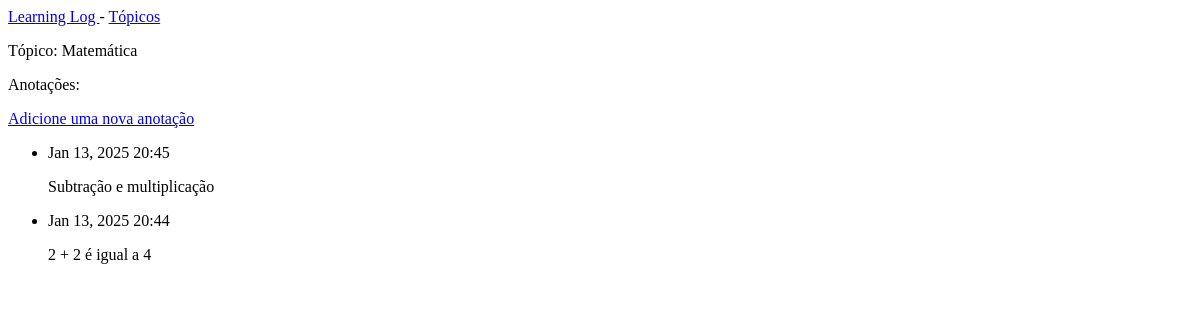
Before: /topics/2/ with the older database file.
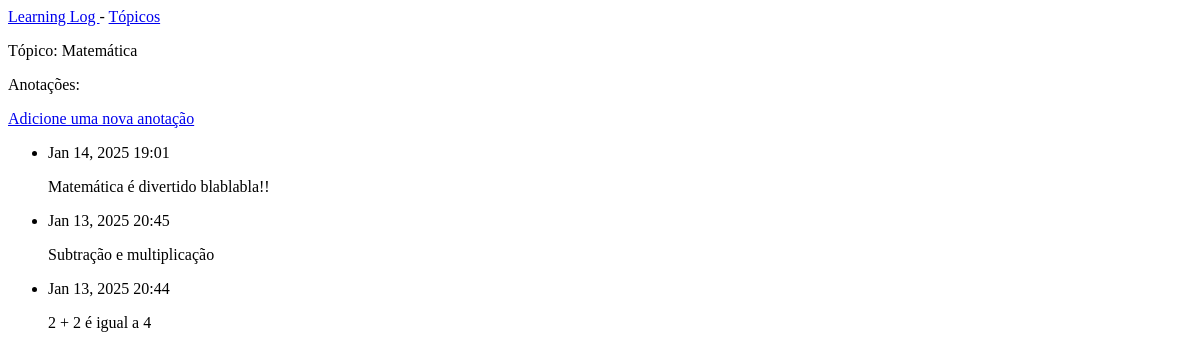
After: the same page with the newer database file.
### learning_logs/models.py (models this page shows, shortened)
class Topic(models.Model):
    text = models.CharField(max_length=200)
    date_added = models.DateTimeField(auto_now_add=True)
    def __str__(self):
        return self.text

class Entry(models.Model):
    topic = models.ForeignKey(Topic, on_delete=models.CASCADE)
    text = models.TextField()
    date_added = models.DateTimeField(auto_now_add=True)
    class Meta:
        verbose_name_plural = "entries" # ajustar o plurar da palavra entry

### learning_logs/views.py (the view)
# urls.py: path("topics/<topic_id>/", views.topic, name="topic"),
def topic(request,topic_id):
    topic = Topic.objects.get(id = topic_id)
    entries = topic.entry_set.order_by("-date_added")
    context = {"topic": topic, "entries": entries}
    return render(request, "learning_logs/topic.html", context)

### learning_logs/templates/learning_logs/topic.html (shortened to what this page needs)
<!DOCTYPE html>
<html lang="pt-br">
<head>
</head>
<body>
    {% extends "learning_logs/base.html" %}
    {%block content%}
    <p>Tópico: {{topic}}</p>
    <p>Anotações:</p>
    <p>
        <a href="{% url 'new_entry' topic.id %}">Adicione uma nova anotação</a>
    </p>
    <ul>
        {%for entry in entries%}
        <li>
            <p>{{entry.date_added | date:'M d, Y H:i'}}</p>
            <p>{{entry.text | linebreaks}}</p>
        </li>
        {%empty%}
        <li>
            Não há registros.
        </li>
        {%endfor%}
    </ul>
    {%endblock content%}

### learning_logs/templates/learning_logs/base.html
<a href="{% url 'index' %}">
    Learning Log
</a>
-
<a href="{% url 'topics' %}">
    Tópicos
</a>
{% block content %}{% endblock content%}

Changed rows visible on the page:
added Entry: date_added "Jan 14, 2025 19:01", text "Matemática é divertido blablabla!!"
